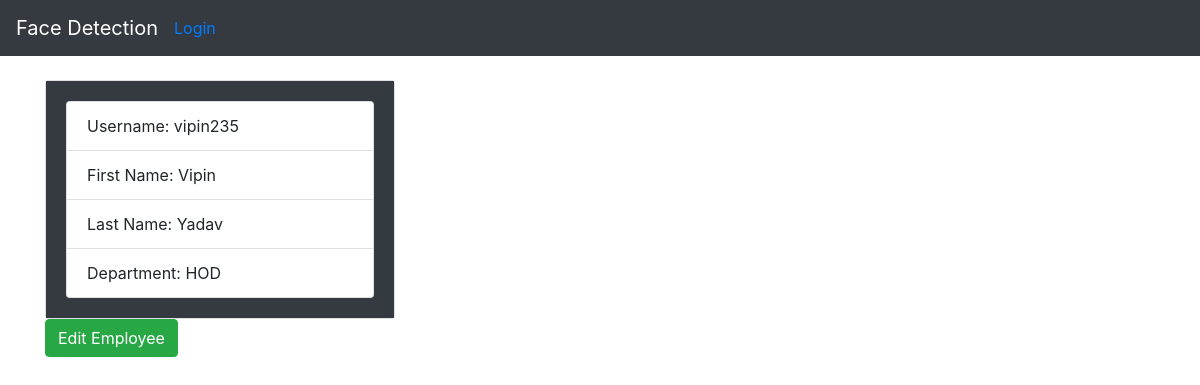
The page /employees/show/19 on the database its author committed.
### employees/models.py (models this page shows)
class Employee(models.Model):
    first_name = models.CharField(max_length=50)
    last_name = models.CharField(max_length=50)
    department = models.CharField(max_length=50)
    username = models.CharField(max_length=15, unique=True, null=True)

### employees/views.py (the view)
# urls.py: path('show/<int:id>', views.show_employee, name='show_employee'),
def show_employee(request, id=None):
    if id is not None:
        employee = Employee.objects.get(id=id)
        images = get_images(employee)
        return render(request, 'employees/show.html', {'employee':employee, 'images': images})

### employees/views.py (called while the page is built)
def get_images(employee):
    path= f"uploads/{employee.username}/"
    image_list = [f for f in glob.glob(path + "**/*", recursive=True)]
    images = []
    for file in image_list:
        _, folder, filename = file.split("/")
        images.append(f"{folder}/{filename}")
    return images

### employees/templates/employees/show.html (shortened to what this page needs)
{% extends 'base.html' %}
{% block content %}
    <div class="container">
        <div class="row">
            <div class="col-md-4">
                <div class="card">
                    <div class="card-body bg-dark">
                        <ul class="list-group">
                            <li class="list-group-item">Username: {{ employee.username }}<br>
                            <li class="list-group-item">First Name: {{ employee.first_name }}<br>
                            <li class="list-group-item">Last Name: {{ employee.last_name }}<br>
                            <li class="list-group-item">Department: {{ employee.department }}
                        </ul>
                    </div>
                </div>
            </div>
            <div class="col-md-8">
            </div>
        </div>
        <a class="btn btn-success" href="{%url 'employees:edit_employee' employee.id %}">Edit Employee</a>
    </div>
{% endblock content %}

### rows shown on the page
Employee: username "vipin235", first_name "Vipin", last_name "Yadav", department "HOD"
